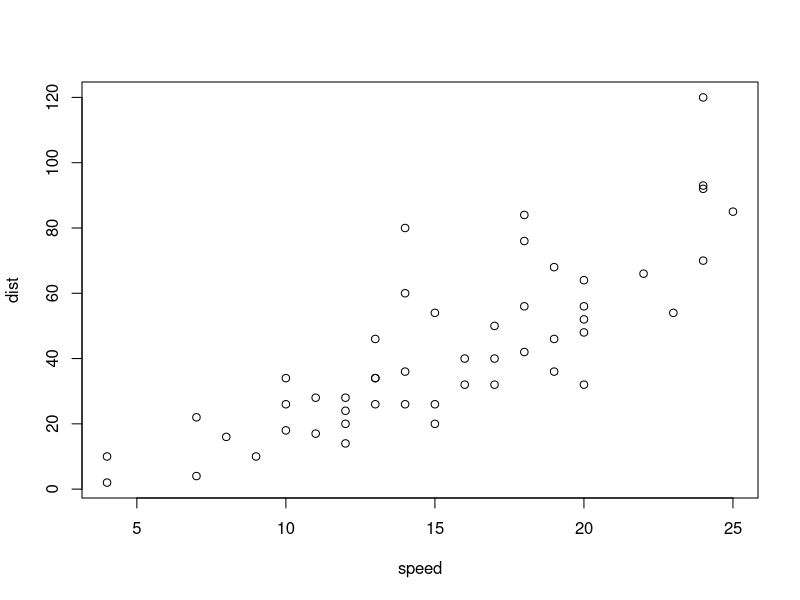
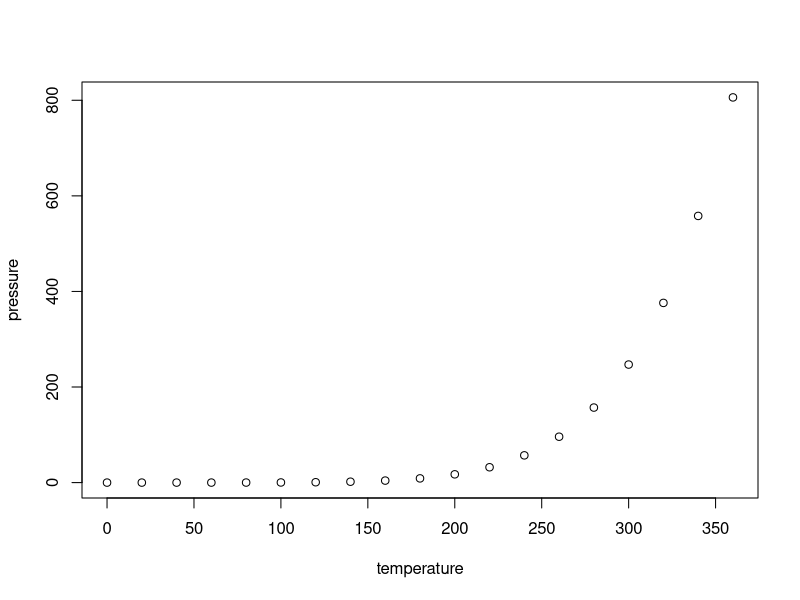
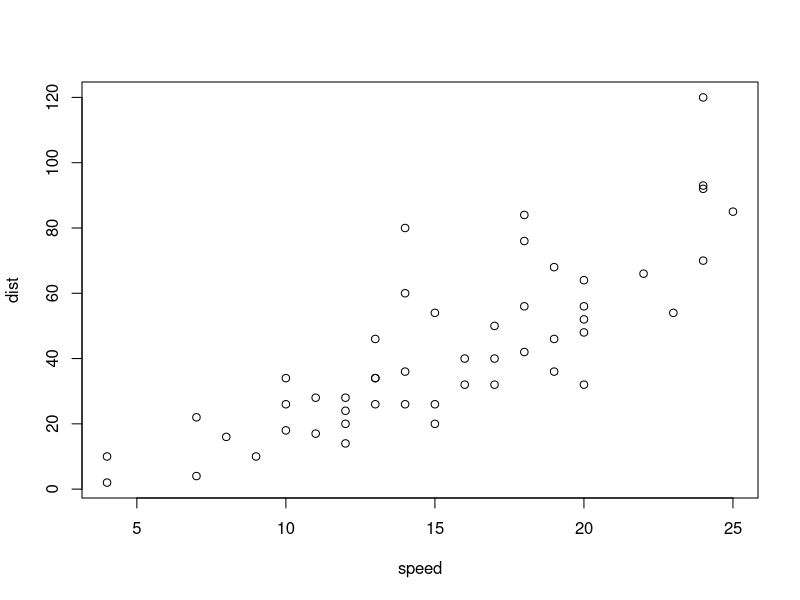
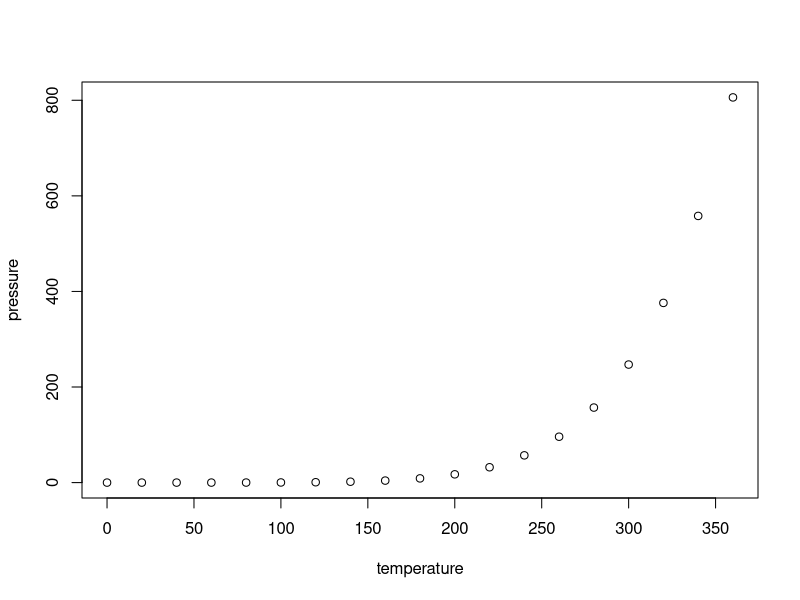
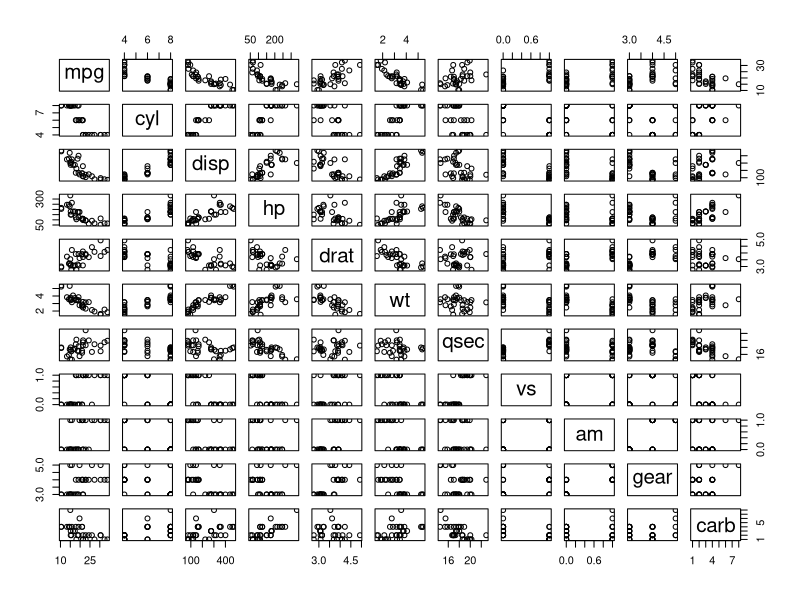

The R source for these figures, in order:
## ---- chunk 1
#| layout.ncol: 2

plot(cars)
plot(pressure)
## ---- chunk 2
#| layout.ncol: 2

library(knitr)
kable(head(cars), caption = "Cars")
kable(head(pressure), caption = "Pressure")
## ---- chunk 3
#| layout: [[45,-10, 45], [100]]

plot(cars)
plot(pressure)
plot(mtcars)
